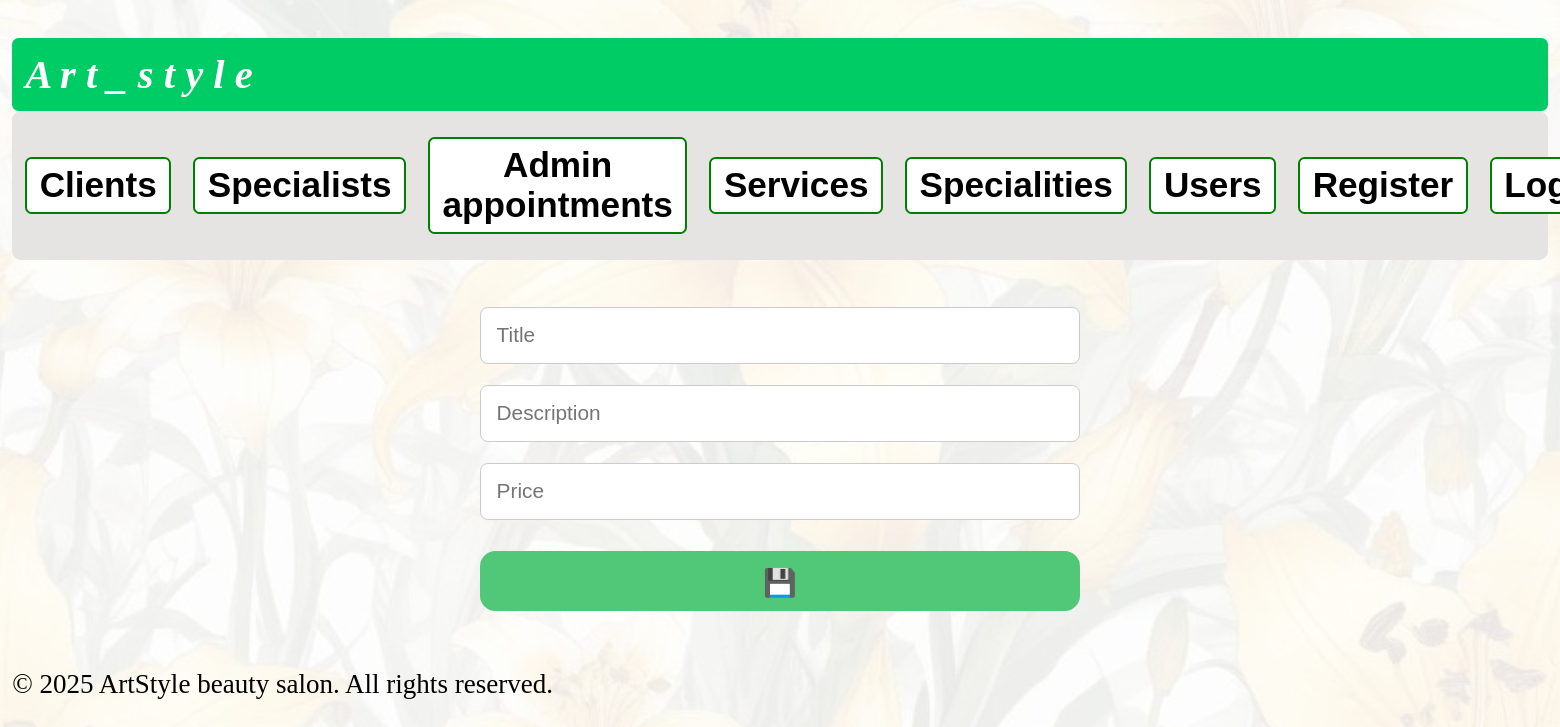
/services/ (signed in), run on an earlier commit of the app's database.
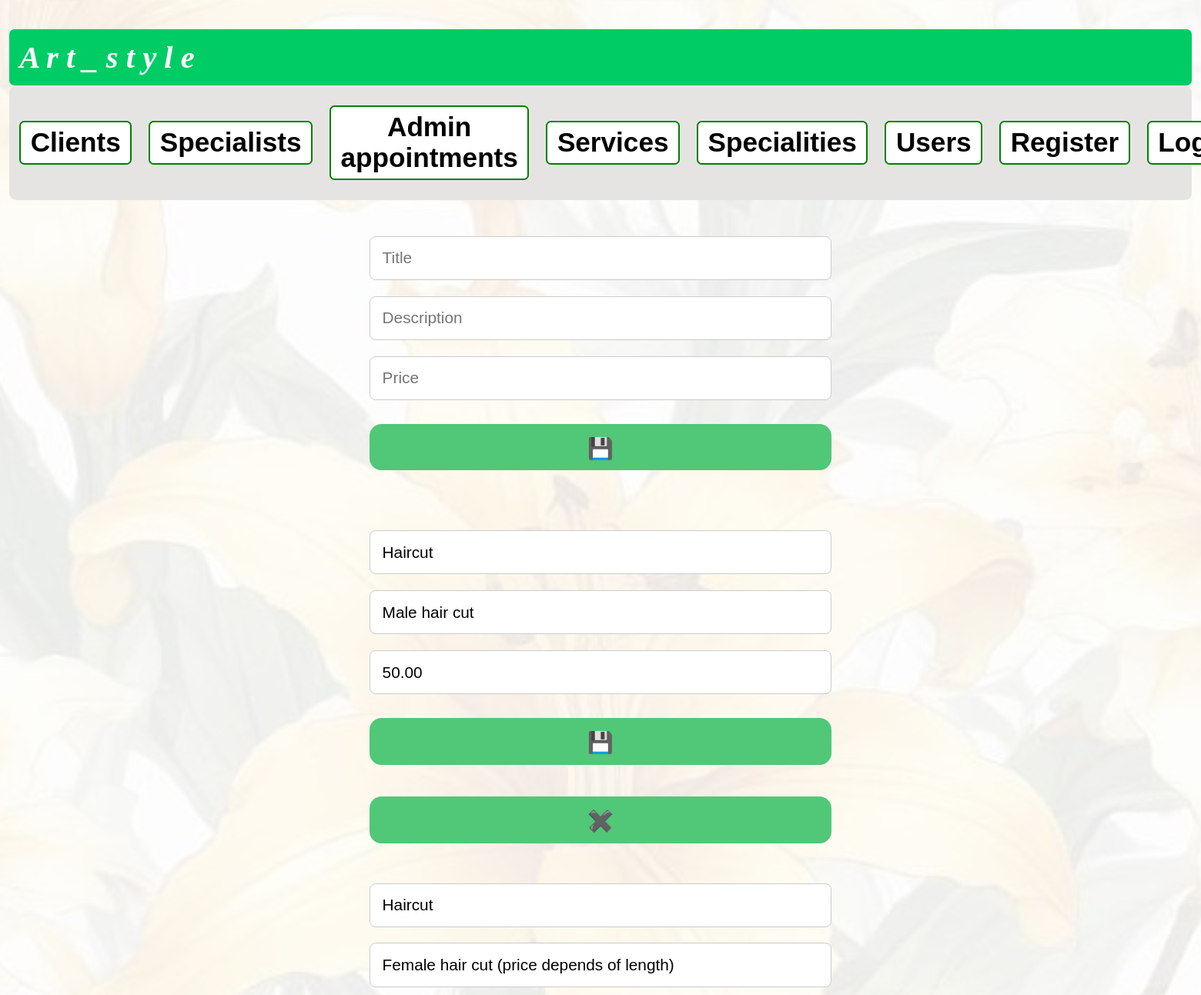
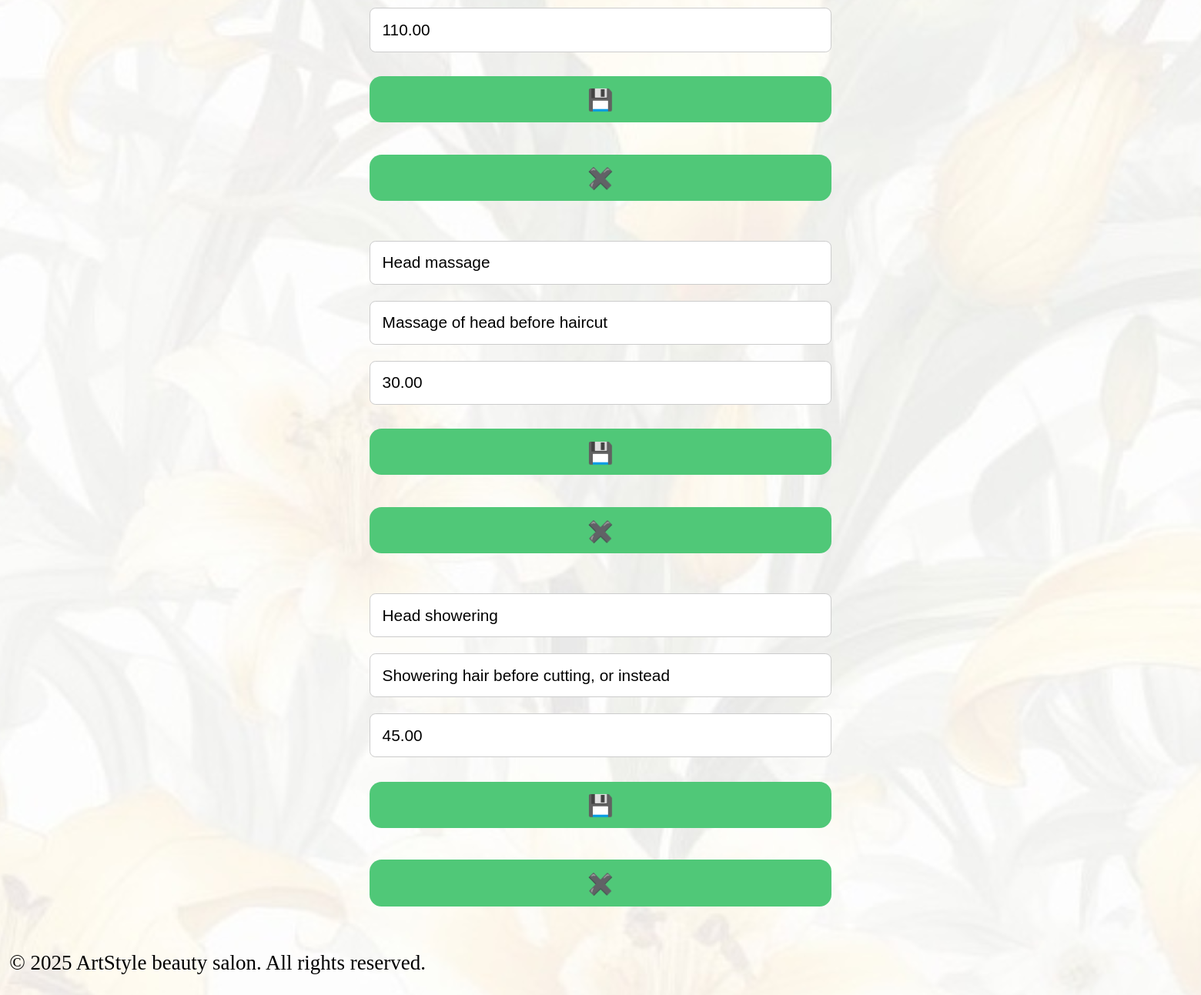
And on a later commit of the database (2 pictures, top to bottom).
### apps/core/models/service.py (models this page shows, shortened)
class Service(models.Model):
    id = models.AutoField(primary_key=True)  # Id
    service_title = models.CharField(50)
    service_description = models.CharField(50)
    service_price= models.DecimalField(max_digits=8, decimal_places=2, default=0)

### apps/core/views.py (the view, shortened to what this page needs)
# urls.py: path('services/', views.services, name='services'),
@require_http_methods(['GET', 'POST'])
def services(request):
    context = {
        'service_form_list': Service.objects.all(),
    }
    return render(request, 'core/pages/services.html', context)

### apps/core/templates/core/pages/services.html (shortened to what this page needs)
{% extends "base.html" %}
{% block content %}
<div class="container">
    <form action="{% url 'core:services' %}" method="post" class="form-flex">
        <input type="text" name="service_title" placeholder="Title">
        <input type="text" name="service_description" placeholder="Description">
        <input type="text" name="service_price" placeholder="Price">
        <button type="submit" name="submit_service_create">💾</button>
    </form>
</div>
<div class="container">
    {% for service_form in service_form_list %}
        <form method="post">
            <input type="text" name="service_title" placeholder="Title" value="{{service_form.service_title}}">
            <input type="text" name="service_description" placeholder="Description" value="{{service_form.service_description}}">
            <input type="text" name="service_price" placeholder="Price" value="{{service_form.service_price}}">
            <button type="submit" name="submit_service_update" value="{{ service_form.id }}">💾</button>
            <button type="submit" name="submit_service_delete" value="{{ service_form.id }}">✖</button>
        </form>
    {% endfor %}
</div>
{% endblock content %}

### templates/base.html (shortened to what this page needs)
{% load static %}
<!DOCTYPE html>
<html lang="en">
<head>
    <link rel="stylesheet" href="{% static 'styles.css' %}">
</head>
<body>
    <div class="art_style">A r t _ s t y l e</div>
    {% block header %}{% include "core/includes/header.html" %}{% endblock %}
    <main>
        {% block  content %}{% endblock  %}
    </main>
    {% include "core/includes/footer.html" %}
</body>
</html>

### apps/core/templates/core/includes/header.html (shortened to what this page needs)
<header>
  <nav class="header">
    <ul class="nav-left">
      {% if request.user.role == 'admin' %}
        <li class="header-el"><a class="custom-link" href="{% url 'core:clients' %}">Clients</a></li>
        <li class="header-el"><a class="custom-link" href="{% url 'core:specialists' %}">Specialists</a></li>
        <li class="header-el"><a class="custom-link" href="/admin_appointments">Admin appointments</a></li>
        <li class="header-el"><a class="custom-link" href="{% url 'core:services' %}">Services</a></li>
        <li class="header-el"><a class="custom-link" href="{% url 'core:specialities' %}">Specialities</a></li>
        <li class="header-el"><a class="custom-link" href="{% url 'core:user_management' %}">Users</a></li>
        <li class="header-el"><a class="custom-link" href="{% url 'register' %}">Register</a></li>
        <li class="header-el"><a class="custom-link" href="{% url 'login' %}">Login</a></li>
      {% elif request.user.role == 'user' %}
        <li class="header-el"><a class="custom-link" href="{% url 'core:appointments' %}">Appointments</a></li>
        <li class="header-el"><a class="custom-link" href="{% url 'register' %}">Register</a></li>
        <li class="header-el"><a class="custom-link" href="{% url 'login' %}">Login</a></li>
      {% endif %}
    </ul>
  </nav>
</header>

### apps/core/templates/core/includes/footer.html
<footer>
    <p>&copy; 2025 ArtStyle beauty salon. All rights reserved.</p>
</footer>

### static/styles.css (style rules this page uses)
body { padding: 0.2rem; background-image: url('../media/background.jpg'); background-size: cover; background-position: center; }
.container { margin: 1.25rem 0; }
.art_style { color: white; padding: 0.625rem; font-size: 1.5em; font-weight: bold; font-style: oblique; background: rgb(0, 204, 102); margin-top: 1.25rem; margin-left: auto; margin-right: auto; border-radius: 0.3125rem; transition: background-color 2s ease-out; }
.custom-link { color: gray; text-decoration: none; font-family: Arial, sans-serif; font-size: 1.3em; transition: color 0.3s ease; font-weight: bolder; cursor: pointer; }
.nav-left, .nav-right { list-style: none; margin: 0; padding: 0; display: flex; align-items: center; }
.header { display: flex; justify-content: space-between; align-items: center; background: #E5E4E2; margin: 0 auto; padding: 0.625rem; border-radius: 0.4375rem; }
.nav-left .header-el { margin-right: 1.0625rem; }
.nav-left .header-el:last-child { margin-right: 0; }
button { background-color: #50C878; border: 1px solid transparent; border-radius: 0.75rem; box-sizing: border-box; color: #FFFFFF; cursor: pointer; font-family: "Inter var", ui-sans-serif, system-ui, -apple-system, "Segoe UI", Roboto, "Helvetica Neue", Arial, "Noto Sans", sans-serif, "Apple Color Emoji", "Segoe UI Emoji", "Segoe UI Symbol", "Noto Color Emoji"; font-size: 1.125rem; font-weight: 600; line-height: 1.3rem; padding: 0.75rem 1.2rem; text-align: center; text-decoration: none; transition: background-color 0.2s cubic-bezier(.4, 0, 0.2, 1); user-select: none; touch-action: manipulation; width: auto; margin: 0.5rem 0; }
a:link, a:visited { background-color: white; color: black; border: 2px solid green; padding: 0.3rem 0.6rem; text-align: center; text-decoration: none; display: inline-block; border-radius: 0.3125rem; }
form { display: flex; flex-direction: column; gap: 1rem; max-width: 600px; margin: 0 auto; padding: 1rem; }
input[type="text"], input[type="email"], input[type="password"], textarea, select { padding: 0.75rem; font-size: 1rem; border: 1px solid #ccc; border-radius: 0.375rem; width: 100%; box-sizing: border-box; }
*:not(nav *) { font-size: calc(1.3rem); }

What changed in the data, as far as the page shows it:
added Service: service_title "Haircut", service_description "Male hair cut", service_price "50.00", {{ service_form.id }} 1 (drawn)
added Service: service_title "Haircut", service_description "Female hair cut (price depends of length)", service_price "110.00", {{ service_form.id }} 2 (drawn)
added Service: service_title "Head massage", service_description "Massage of head before haircut", service_price "30.00", {{ service_form.id }} 3 (drawn)
added Service: service_title "Head showering", service_description "Showering hair before cutting, or instead", service_price "45.00", {{ service_form.id }} 4 (drawn)
